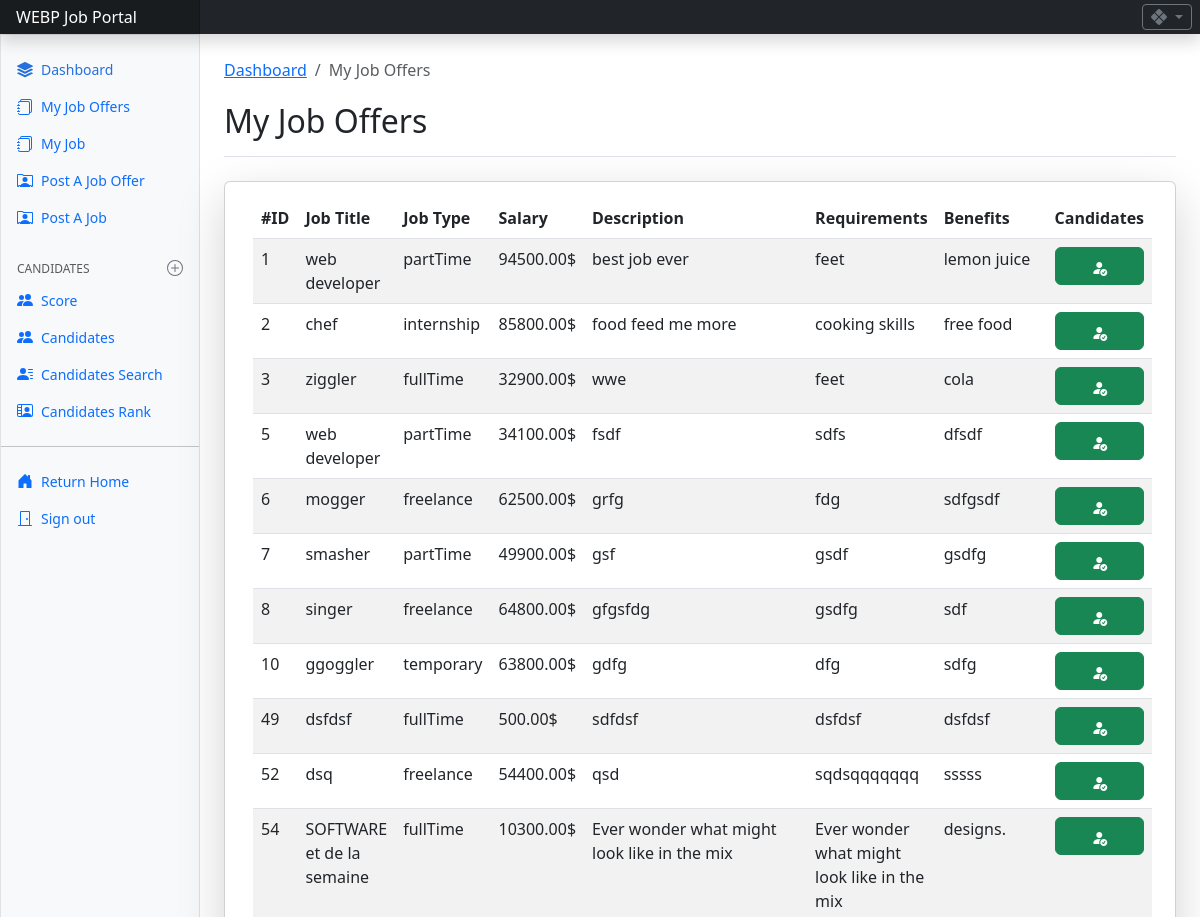
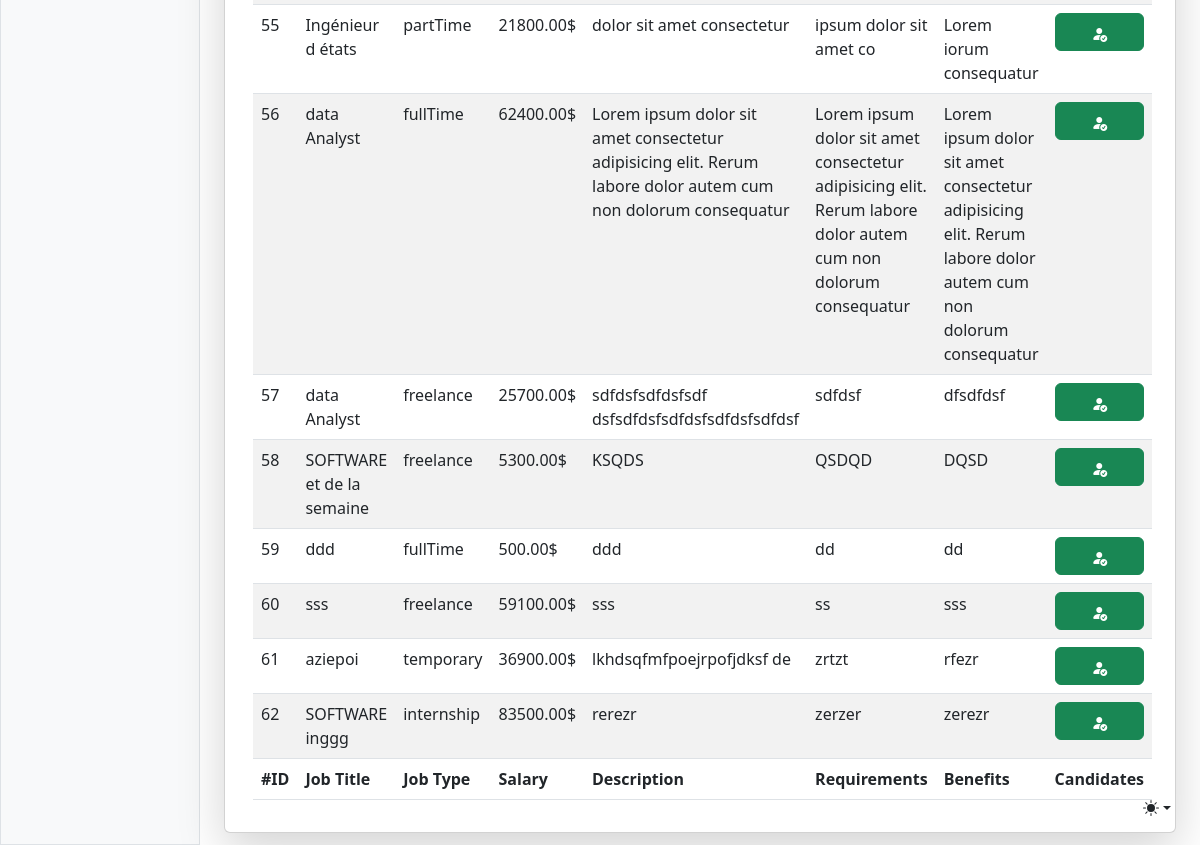
Page /RECRUITER/DASHBOARD/my_job.php (signed in) on the committed database (2 pictures, top to bottom).
### tables this page shows
CREATE TABLE `job_offer` (
  `job_id` int(11) NOT NULL,
  `job_title` varchar(255) NOT NULL,
  `job_type` varchar(50) NOT NULL,
  `salary` decimal(10,2) DEFAULT NULL,
  `job_description` text DEFAULT NULL,
  `requirements` text DEFAULT NULL,
  `benefits` text DEFAULT NULL,
  `exp_sc` int(11) NOT NULL DEFAULT 0,
  `edc_sc` varchar(255) NOT NULL DEFAULT '0',
  `skill_sc` varchar(255) NOT NULL DEFAULT '0',
  `status` int(11) DEFAULT 1,
  `creation_date` timestamp NOT NULL DEFAULT current_timestamp(),
  `rec_id` int(11) DEFAULT NULL
);

### RECRUITER/DASHBOARD/my_job.php (the view, shortened to what this page needs)
<?php
include ('include/header.php');
include ('include/sidebar.php');
?>
<main class="col-md-9 ms-sm-auto col-lg-10 px-md-4 pt-4 pb-2 mb-1">
    <nav aria-label="breadcrumb">
        <ol class="breadcrumb">
            <li class="breadcrumb-item"><a href="rec_dashboard.php">Dashboard</a></li>
            <li class="breadcrumb-item active" aria-current="page">My Job Offers</li>
        </ol>
    </nav>
    <div
        class="d-flex justify-content-between flex-wrap flex-md-nowrap align-items-center pt-1 pb-2 mb-1 border-bottom">
        <h1 class="h2">My Job Offers</h1>
    </div>
    <div class=" container-fluid card mt-4 shadow-lg">
        <div class="card-body">
            <table id="example" class="table table-striped" style="width:100%">
                <thead>
                    <tr>
                        <th>#ID</th>
                        <th>Job Title</th>
                        <th>Job Type</th>
                        <th>Salary</th>
                        <th>Description</th>
                        <th>Requirements</th>
                        <th>Benefits</th>
                        <th>Candidates</th>
                    </tr>
                </thead>
                <tbody>
                    <?php
                    include ('connection/db.php');
                    $query = mysqli_query($conn, "SELECT * FROM `job_offer` WHERE rec_id = 7 and status = 1");
                    while ($row = mysqli_fetch_array($query)) {
                        ?>
                    <tr>
                        <td>
                            <?php echo $row['job_id']; ?>
                        </td>
                        <td>
                            <?php echo $row['job_title']; ?>
                        </td>
                        <td>
                            <?php echo $row['job_type']; ?>
                        </td>
                        <td>
                            <?php echo $row['salary'];
                                echo "$"; ?>
                        </td>
                        <td>
                            <?php echo $row['job_description']; ?>
                        </td>
                        <td>
                            <?php echo $row['requirements']; ?>
                        </td>
                        <td>
                            <?php echo $row['benefits']; ?>
                        </td>
                        <td>
                            <div class="row">
                                <div class="btn-group">
                                    <a href="app.php?id=<?php echo $row['job_id']; ?>" class="btn btn-success"><span
                                            class="bi bi-person-fill-check"></span></a>
                                </div>
                            </div>
                        </td>
                    </tr>
                    <?php } ?>
                </tbody>
                <tfoot>
                    <tr>
                        <th>#ID</th>
                        <th>Job Title</th>
                        <th>Job Type</th>
                        <th>Salary</th>
                        <th>Description</th>
                        <th>Requirements</th>
                        <th>Benefits</th>
                        <th>Candidates</th>
                    </tr>
                </tfoot>
            </table>
        </div>
    </div>
</main>
</div>
</div>
</body>
</html>

### RECRUITER/DASHBOARD/css/dashboard.css (style rules this page uses)
.bi { display: inline-block; width: 1rem; height: 1rem; }

### RECRUITER/css/scroll.css (style rules this page uses)
html, body { overflow-x: hidden; }

### RECRUITER/DASHBOARD/include/header.php (style rules this page uses)
.bi { vertical-align: -.125em; fill: currentColor; }

### rows in the picture
job_offer: job_id "1", job_title "web developer", job_type "partTime", salary "94500.00", job_description "best job ever", requirements "feet", benefits "lemon juice"
job_offer: job_id "2", job_title "chef", job_type "internship", salary "85800.00", job_description "food feed me more", requirements "cooking skills", benefits "free food"
job_offer: job_id "3", job_title "ziggler", job_type "fullTime", salary "32900.00", job_description "wwe", requirements "feet", benefits "cola"
job_offer: job_id "5", job_title "web developer", job_type "partTime", salary "34100.00", job_description "fsdf", requirements "sdfs", benefits "dfsdf"
job_offer: job_id "6", job_title "mogger", job_type "freelance", salary "62500.00", job_description "grfg", requirements "fdg", benefits "sdfgsdf"
job_offer: job_id "7", job_title "smasher", job_type "partTime", salary "49900.00", job_description "gsf", requirements "gsdf", benefits "gsdfg"
job_offer: job_id "8", job_title "singer", job_type "freelance", salary "64800.00", job_description "gfgsfdg", requirements "gsdfg", benefits "sdf"
job_offer: job_id "10", job_title "ggoggler", job_type "temporary", salary "63800.00", job_description "gdfg", requirements "dfg", benefits "sdfg"
job_offer: job_id "49", job_title "dsfdsf", job_type "fullTime", salary "500.00", job_description "sdfdsf", requirements "dsfdsf", benefits "dsfdsf"
job_offer: job_id "52", job_title "dsq", job_type "freelance", salary "54400.00", job_description "qsd", requirements "sqdsqqqqqqq", benefits "sssss"
job_offer: job_id "54", job_title "SOFTWARE et de la semaine", job_type "fullTime", salary "10300.00", job_description "Ever wonder what might look like in the mix", requirements "Ever wonder what might look like in the mix", benefits "designs."
job_offer: job_id "55", job_title "Ingénieur d états", job_type "partTime", salary "21800.00", job_description "dolor sit amet consectetur", requirements "ipsum dolor sit amet co", benefits "Lorem iorum consequatur"
job_offer: job_id "56", job_title "data Analyst", job_type "fullTime", salary "62400.00", job_description "Lorem ipsum dolor sit amet consectetur adipisicing elit. Rerum labore dolor autem cum non dolorum consequatur", requirements "Lorem ipsum dolor sit amet consectetur adipisicing elit. Rerum labore dolor autem cum non dolorum consequatur", benefits "Lorem ipsum dolor sit amet consectetur adipisicing elit. Rerum labore dolor autem cum non dolorum consequatur"
job_offer: job_id "57", job_title "data Analyst", job_type "freelance", salary "25700.00", job_description "sdfdsfsdfdsfsdf dsfsdfdsfsdfdsfsdfdsfsdfdsf", requirements "sdfdsf", benefits "dfsdfdsf"
job_offer: job_id "58", job_title "SOFTWARE et de la semaine", job_type "freelance", salary "5300.00", job_description "KSQDS", requirements "QSDQD", benefits "DQSD"
job_offer: job_id "59", job_title "ddd", job_type "fullTime", salary "500.00", job_description "ddd", requirements "dd", benefits "dd"
job_offer: job_id "60", job_title "sss", job_type "freelance", salary "59100.00", job_description "sss", requirements "ss", benefits "sss"
job_offer: job_id "61", job_title "aziepoi", job_type "temporary", salary "36900.00", job_description "lkhdsqfmfpoejrpofjdksf de", requirements "zrtzt", benefits "rfezr"
job_offer: job_id "62", job_title "SOFTWARE inggg", job_type "internship", salary "83500.00", job_description "rerezr", requirements "zerzer", benefits "zerezr"
